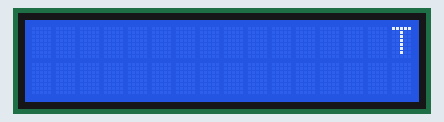
The sketch below on a simulated Arduino Uno, built with avr-gcc and run on an emulated ATmega328P. Shown: 16×2 character LCD.

Above: at 0.21 s.
At 0.81 s:
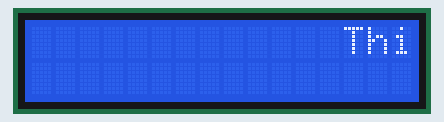
At 1.41 s:
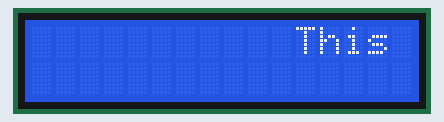
At 2.91 s:
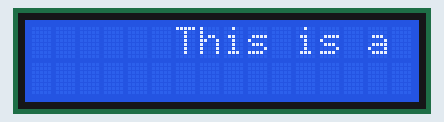
At 5.61 s:
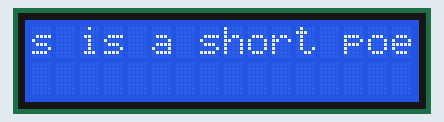
At 10.9 s:
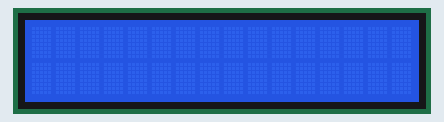

The sketch:

3.ino
```cpp
#include <LiquidCrystal.h>

String poem = "This is a short poem.";

// Init library and set the data pins
LiquidCrystal lcd(12, 11, 5, 4, 3, 2);

void setup() {
  // 16 columns and 2 rows:
  lcd.begin(16, 2);
  // Set the initial cursor position:
  lcd.setCursor(16, 0);
  // Enable automatic scrolling:
  lcd.autoscroll();
}

void loop() {
  for (int i = 0; i < poem.length(); i++) {
    lcd.print(poem.charAt(i));
    delay(300);
  }

  for (int i = 0; i < 16; i++) {
    lcd.print(" ");
    delay(300);
  }

  // Clear the screen and reset cursor position
  lcd.clear();
  lcd.setCursor(16, 0);
  delay(300);
}
```

Measured:
- by itself, everything shown: repeats every 11.4 s, in 37 steps
- what the display in image 5 shows lasts 0.6 s, from 10.9 s to 11.5 s
